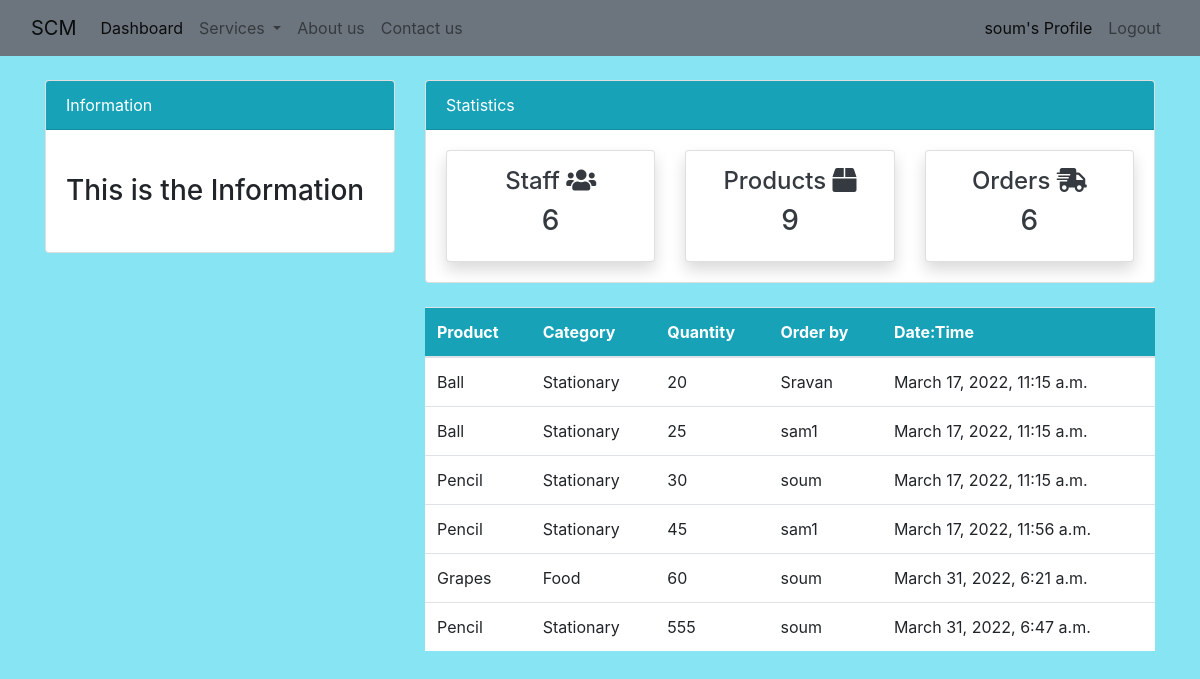
Page /order/ (signed in) on the committed database.
### dashboard/models.py (models this page shows, shortened)
class Order(models.Model):
    name = models.ForeignKey(Product, on_delete=models.CASCADE, null=True)
    customer = models.ForeignKey(User, on_delete=models.CASCADE, null=True)
    order_quantity = models.PositiveIntegerField(null=True)
    d= models.DateTimeField(auto_now_add=True)
    class Meta:
        verbose_name_plural='Order'

class Product(models.Model):
    name = models.CharField(max_length=100, null=True)
    quantity = models.PositiveIntegerField(null=True)
    category = models.CharField(max_length=50, choices=CATEGORY, null=True)
    class Meta:
        verbose_name_plural='Product'
    def __str__(self):
        return f'{self.name}'

### dashboard/views.py (the view)
# urls.py: path('order/', views.order, name='dashboard-order'),
@login_required
def order(request):
    orders = Order.objects.all()
    orders_count=orders.count()
    workers_count=User.objects.all().count()
    products_count=Product.objects.all().count()
    context={
        'orders':orders,
        'workers_count':workers_count,
        'orders_count':orders_count,
        'products_count':products_count,
    }
    return render(request, 'dashboard/order.htm',context)

### dashboard/templates/dashboard/order.htm (shortened to what this page needs)
{% extends 'partials/base.htm' %}
{% block content %}
{% include 'partials/topnav.htm' %}
<div class="container">
    <div class="row my-4">
        <div class="col-md-4">
        </div>
        <div class="col-md-8">
            <table class="table bg-white">
                <thead class="bg-info">
                    <tr class="text-white">
                        <th scope="col">Product</th>
                        <th scope="col">Category</th>
                        <th scope="col">Quantity</th>
                        <th scope="col">Order by</th>
                        <th scope="col">Date:Time</th>
                    </tr>
                </thead>
                <tbody>
                    {% for orders in orders %}
                    <tr>
                        <td>{{orders.name}}</td>
                        <td>{{orders.name.category}}</td>
                        <td>{{orders.order_quantity}}</td>
                        <td>  {{orders.customer.username}}</td>
                        <td>
                            {{orders.d}}
                        </td>
                    </tr>
                    {% endfor %}
                </tbody>
            </table>
        </div>
    </div>
</div>
{% endblock %}

### dashboard/templates/partials/base.htm (shortened to what this page needs)
{% load static %}
<!doctype html>
<html lang="en">
<head>
    <link rel="stylesheet" href="https://cdn.jsdelivr.net/npm/bootstrap@4.6.0/dist/css/bootstrap.min.css"
>
    <link rel="stylesheet" href="https://use.fontawesome.com/releases/v5.15.2/css/all.css"
>
    <link rel="stylesheet" href="{% static 'style.css' %}">
</head>
<body>
    {% include 'partials/nav.htm' %}
    {% block content %}
     {% endblock %}
</body>
</html>

### dashboard/templates/partials/nav.htm (shortened to what this page needs)
<nav class="navbar navbar-expand-lg navbar-light bg-secondary bg-lighten-xl" >
  {% if user.is_authenticated%}
    <div class="container-fluid" >
      <a class="navbar-brand" href="{% url 'dashboard-home' %}">SCM</a>
      <div class="collapse navbar-collapse" id="navbarSupportedContent">
        <ul class="navbar-nav me-auto mb-2 mb-lg-0">
          <li class="nav-item">
            <a class="nav-link active" aria-current="page" href="{% url 'dashboard-index' %}">Dashboard</a>
          </li>
          <li class="nav-item dropdown">
            <a class="nav-link dropdown-toggle" href="#" id="navbarDropdown" role="button" data-bs-toggle="dropdown" aria-expanded="false">
              Services
            </a>
          </li>
          <li class="nav-item">
            <a class="nav-link" href="{% url 'dashboard-about' %}">About us</a>
          </li>
          <li class="nav-item">
            <a class="nav-link" href="{% url 'dashboard-contact' %}">Contact us</a>
          </li>
        </ul>
      <ul class="navbar-nav ml-auto">
        <li class="nav-item active">
            <a class="nav-link text-black" href="{% url 'user-profile' %}">{{user.username }}'s Profile
                <span class="sr-only">(current)</span></a>
        </li>
        <li class="nav-item">
            <a class="nav-link text-black" href="{% url 'user-logout' %}">Logout</a>
        </li>
    </ul>
  {% endif %}
      </div>
    </div>
  </nav>

### dashboard/templates/partials/topnav.htm (shortened to what this page needs)
<div class="container">
    <div class="row mt-4">
        <div class="col-md-4">
            <div class="card">
                <div class="card-header bg-info text-white">
                    Information
                </div>
                <div class="card-body">
                    <marquee behavior="" direction="">
                        <h3 class="my-4">This is the Information</h3>
                    </marquee>
                </div>
            </div>
        </div>
        <div class="col-md-8">
            <div class="card">
                <div class="card-header bg-info text-white">
                    Statistics
                </div>
                <div class="card-body">
                    <div class="row">
                        <div class="col-md-4">
                            <a class="text-decoration-none text-dark" href="{% url 'dashboard-staff' %}">
                                <div class="card my-card shadow text-center p-3">
                                    <h4>Staff <i class="fas fa-users"></i></h4>
                                    <h3>{{workers_count}}</h3>
                                </div>
                            </a>
                        </div>
                        <div class="col-md-4">
                            <a class="text-decoration-none text-dark" href="{% url 'dashboard-product' %}">
                                <div class="card my-card shadow text-center p-3">
                                    <h4>Products <i class="fas fa-box"></i></h4>
                                    <h3>{{ products_count }}</h3>
                                </div>
                            </a>
                        </div>
                        <div class="col-md-4">
                            <a class="text-decoration-none text-dark" href="{% url 'dashboard-order' %}">
                                <div class="card my-card shadow text-center p-3">
                                    <h4>Orders <i class="fas fa-shipping-fast"></i></h4>
                                    <h3>{{ orders_count }}</h3>
                                </div>
                            </a>
                        </div>
                    </div>
                </div>
            </div>
        </div>
    </div>
</div>

### static/style.css (style rules this page uses)
body { background-color: rgb(134, 228, 243); }

### rows in the picture
Order: name "Ball", name.category "Stationary", order_quantity "20", customer.username "Sravan", d "March 17, 2022, 11:15 a.m."
Order: name "Ball", name.category "Stationary", order_quantity "25", customer.username "sam1", d "March 17, 2022, 11:15 a.m."
Order: name "Pencil", name.category "Stationary", order_quantity "30", customer.username "soum", d "March 17, 2022, 11:15 a.m."
Order: name "Pencil", name.category "Stationary", order_quantity "45", customer.username "sam1", d "March 17, 2022, 11:56 a.m."
Order: name "Grapes", name.category "Food", order_quantity "60", customer.username "soum", d "March 31, 2022, 6:21 a.m."
Order: name "Pencil", name.category "Stationary", order_quantity "555", customer.username "soum", d "March 31, 2022, 6:47 a.m."

### other values in the picture
{{ user.username }} "soum"
{{ workers_count }} "6"
{{ products_count }} "9"
{{ orders_count }} "6"
